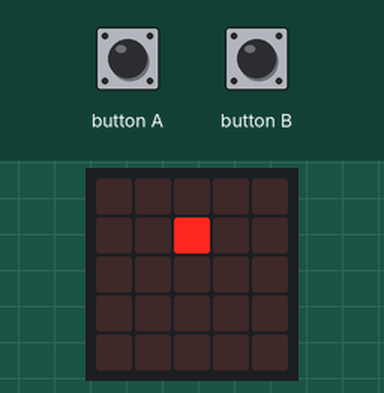
Simulated run of this program. Board: Calliope mini (MakeCode). Shown: the board's 5×5 LED display. The test bench sets the inputs (shaded band). Random numbers come from a fixed seed; the run ends where the board's game-over animation would start. At 3.1 s the program stops and its outputs stay as they are.

Above: at 1.79 s.
1.8 s: button A pressed for 0.15 s
At 2.51 s:
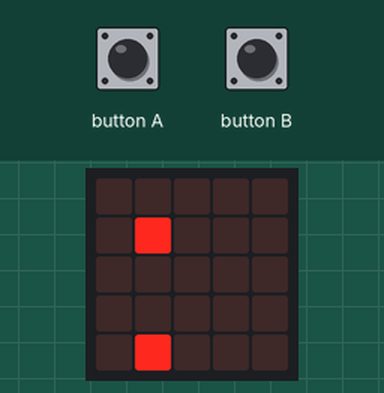
At 3.6 s:
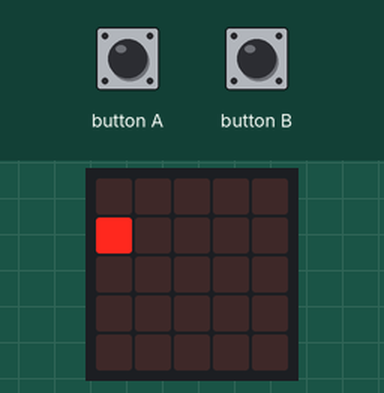
Timing chart, 0 to 4.6 s (numbered marks = the images above; inputs shaded):
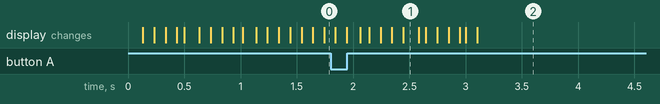

The program:

main.ts
```typescript
function eatMushroomAndGrowSnake () {
    if (snakeTail.length == 0) {
        x = snakeHead.get(LedSpriteProperty.X)
        y = snakeHead.get(LedSpriteProperty.Y)
    } else {
        x = snakeTail[snakeTail.length - 1].get(LedSpriteProperty.X)
        y = snakeTail[snakeTail.length - 1].get(LedSpriteProperty.Y)
    }
    snakeTail.push(game.createSprite(x, y))
    mushroom.delete()
    if (gameScore > 0 && (gameScore % 2 == 0 && snakeSpeed > 100)) {
        snakeSpeed += -25
    }
}
input.onButtonPressed(Button.A, function () {
    snakeHead.turn(Direction.Left, 90)
})
function moveSnake () {
    saveSnakeHeadX = snakeHead.get(LedSpriteProperty.X)
    saveSnakeHeadY = snakeHead.get(LedSpriteProperty.Y)
    snakeHead.move(1)
    if (snakeHead.get(LedSpriteProperty.X) != saveSnakeHeadX || snakeHead.get(LedSpriteProperty.Y) != saveSnakeHeadY) {
        if (snakeTail.length > 0) {
            snakeTail.unshift(game.createSprite(saveSnakeHeadX, saveSnakeHeadY))
            snakeTail.pop().delete()
        }
        for (let snakeTailPart of snakeTail) {
            if (snakeHead.isTouching(snakeTailPart)) {
                snakeCrash = 1
            }
        }
    } else {
        snakeCrash = 1
    }
    if (snakeCrash) {
        game.setScore(gameScore)
        game.gameOver()
    }
}
input.onButtonPressed(Button.B, function () {
    snakeHead.turn(Direction.Right, 90)
})
function setMushroom () {
    x = randint(0, 4)
    y = randint(0, 4)
    mushroom = game.createSprite(x, y)
    mushroom.set(LedSpriteProperty.Blink, 100)
}
let saveSnakeHeadY = 0
let saveSnakeHeadX = 0
let mushroom: game.LedSprite = null
let y = 0
let x = 0
let gameScore = 0
let snakeCrash = 0
let snakeSpeed = 0
let snakeTail: game.LedSprite[] = []
let snakeHead: game.LedSprite = null
snakeHead = game.createSprite(2, 4)
snakeHead.turn(Direction.Left, 90)
snakeTail = []
snakeSpeed = 500
snakeCrash = 0
gameScore = 0
let fruitCountdown = -1
setMushroom()
basic.pause(500)
basic.forever(function () {
    moveSnake()
    if (snakeHead.isTouching(mushroom)) {
        eatMushroomAndGrowSnake()
        gameScore += 1
        fruitCountdown = 3
    }
    if (fruitCountdown == 0) {
        setMushroom()
    }
    fruitCountdown += -1
    basic.pause(snakeSpeed)
})
```

test.ts
```typescript
// Hier kann man Tests durchführen; diese Datei wird nicht kompiliert, wenn dieses Paket als Erweiterung verwendet wird.
```
